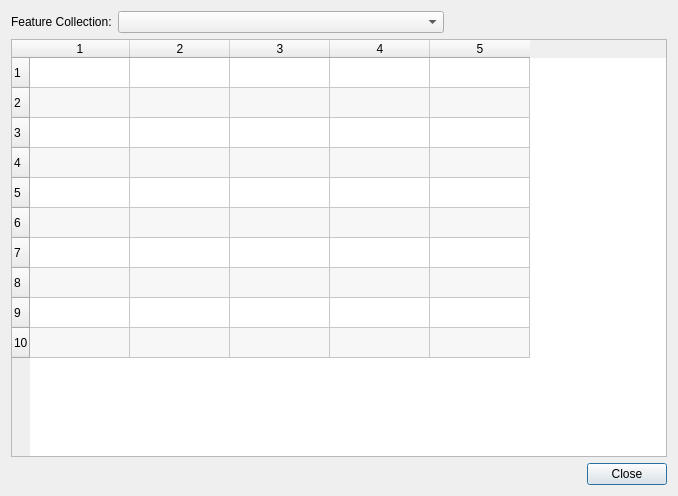
<?xml version="1.0" encoding="UTF-8"?>
<ui version="4.0">
 <class>ShapefileAttributeViewerDialog</class>
 <widget class="QDialog" name="ShapefileAttributeViewerDialog">
  <property name="geometry">
   <rect>
    <x>0</x>
    <y>0</y>
    <width>678</width>
    <height>496</height>
   </rect>
  </property>
  <property name="windowTitle">
   <string>Attribute Table</string>
  </property>
  <property name="windowIcon">
   <iconset resource="../qt-resources/qt_resources.qrc">
    <normaloff>:/GPlates-icon-160x160-opaque.png</normaloff>:/GPlates-icon-160x160-opaque.png</iconset>
  </property>
  <layout class="QGridLayout">
   <item row="0" column="0">
    <layout class="QHBoxLayout">
     <item>
      <widget class="QLabel" name="label_collection">
       <property name="text">
        <string>Feature Collection:</string>
       </property>
      </widget>
     </item>
     <item>
      <widget class="QComboBox" name="combo_feature_collections">
       <property name="sizePolicy">
        <sizepolicy hsizetype="Expanding" vsizetype="Fixed">
         <horstretch>3</horstretch>
         <verstretch>0</verstretch>
        </sizepolicy>
       </property>
       <property name="minimumSize">
        <size>
         <width>230</width>
         <height>0</height>
        </size>
       </property>
      </widget>
     </item>
     <item>
      <widget class="QWidget" name="widget" native="true">
       <property name="sizePolicy">
        <sizepolicy hsizetype="Expanding" vsizetype="Preferred">
         <horstretch>2</horstretch>
         <verstretch>0</verstretch>
        </sizepolicy>
       </property>
      </widget>
     </item>
    </layout>
   </item>
   <item row="1" column="0">
    <widget class="QTableWidget" name="table_attributes">
     <property name="alternatingRowColors">
      <bool>true</bool>
     </property>
     <property name="rowCount">
      <number>10</number>
     </property>
     <property name="columnCount">
      <number>5</number>
     </property>
     <row/>
     <row/>
     <row/>
     <row/>
     <row/>
     <row/>
     <row/>
     <row/>
     <row/>
     <row/>
     <column/>
     <column/>
     <column/>
     <column/>
     <column/>
    </widget>
   </item>
   <item row="2" column="0">
    <layout class="QHBoxLayout">
     <item>
      <spacer>
       <property name="orientation">
        <enum>Qt::Horizontal</enum>
       </property>
       <property name="sizeHint" stdset="0">
        <size>
         <width>40</width>
         <height>20</height>
        </size>
       </property>
      </spacer>
     </item>
     <item>
      <widget class="QPushButton" name="button_close">
       <property name="text">
        <string>Close</string>
       </property>
       <property name="default">
        <bool>true</bool>
       </property>
      </widget>
     </item>
    </layout>
   </item>
  </layout>
 </widget>
 <resources>
  <include location="../qt-resources/qt_resources.qrc"/>
 </resources>
 <connections>
  <connection>
   <sender>button_close</sender>
   <signal>clicked()</signal>
   <receiver>ShapefileAttributeViewerDialog</receiver>
   <slot>reject()</slot>
   <hints>
    <hint type="sourcelabel">
     <x>465</x>
     <y>385</y>
    </hint>
    <hint type="destinationlabel">
     <x>470</x>
     <y>413</y>
    </hint>
   </hints>
  </connection>
 </connections>
</ui>
